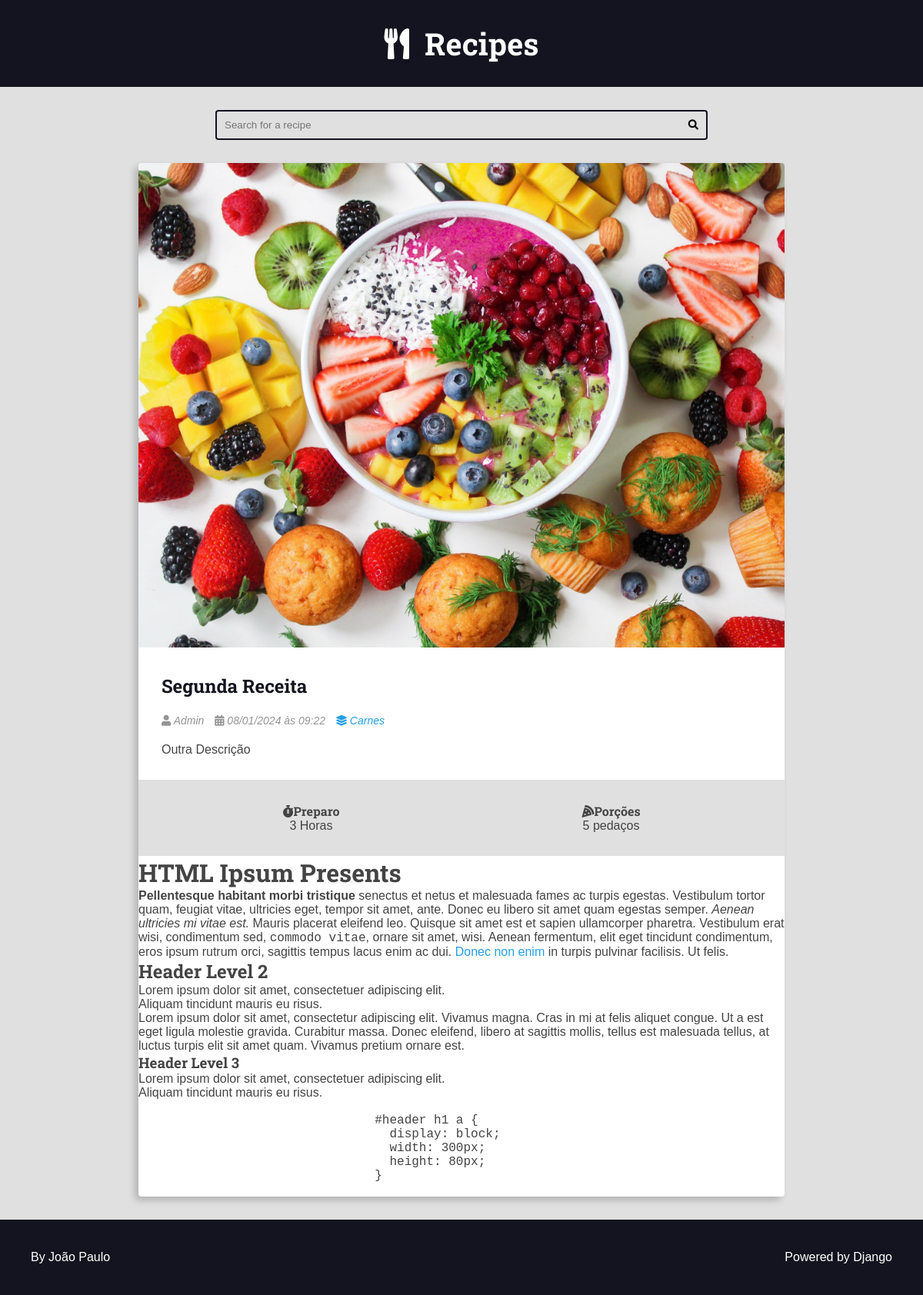
/recipes/1010/, run on the app's committed database.
### recipes/models.py (models this page shows, shortened)
class Recipe(models.Model):
    title = models.CharField(max_length=65)
    description = models.CharField(max_length=165)
    slug = models.SlugField(unique=True)
    preparation_time = models.IntegerField()
    preparation_time_unit = models.CharField(max_length=65)
    servings = models.IntegerField()
    servings_unit = models.CharField(max_length=65)
    preparation_steps = models.TextField()
    preparation_steps_is_html = models.BooleanField(default=False)
    created_at = models.DateTimeField(auto_now_add=True)
    update_at = models.DateTimeField(auto_now=True)
    is_published = models.BooleanField(default=False)
    cover = models.ImageField(upload_to='recipes/covers/%Y/%m/%d', blank=True,default='')
    category = models.ForeignKey(Category, on_delete = models.SET_NULL, null=True, blank=True,default=None)
    author = models.ForeignKey(User, on_delete = models.SET_NULL, null=True)

class Category(models.Model):
    name = models.CharField(max_length = 65)

### recipes/views.py (the view)
# urls.py: path('recipes/<int:id>/',views.recipe, name="recipe"),
def recipe(request, id):
    recipe = get_object_or_404(Recipe, pk=id, is_published=True,)
    return render(request, 'recipes/pages/recipe-view.html', context={
        'recipe': recipe,
        'is_detail_page': True,
    })

### recipes/templates/recipes/pages/recipe-view.html (shortened to what this page needs)
{% extends 'global/base.html' %}
{% block content %}
<div class="main-content main-content-detail container">
    {% include 'recipes/partials/recipe.html' %}
</div>
{% endblock content %}

### recipes/templates/recipes/partials/recipe.html (shortened to what this page needs)
<div class="recipe recipe-list-item">
    {% if recipe.cover %}
        <div class="recipe-cover">
            <a href="{% url 'recipes:recipe' recipe.id %}">
                <img src="{{ recipe.cover.url }}" alt="Temporário">
            </a>
        </div>
    {% endif %}
    <div class="recipe-title-container">
        <h2 class="recipe-title">
            <a href="{% url 'recipes:recipe' recipe.id %}">
        {{ recipe.title }}
            </a>
        </h2>
    </div>
    <div class="recipe-author">
        {% if recipe.author is not None %}
            <span class="recipe-author-item">
                <i class="fas fa-user"></i>
                {% if recipe.author.first_name %}
                    {{ recipe.author.first_name }} {{ recipe.author.last_name }}
                {% else %}
                    {{ recipe.author.username }}
                {% endif %}
            </span>
        {% endif %}
        <span class="recipe-author-item">
            <i class="fas fa-calendar-alt"></i>
            {{ recipe.created_at|date:"d/m/Y" }} às {{ recipe.created_at|date:"H:i" }}
        </span>
        {% if recipe.category is not None %}
            <span class="recipe-author-item">
                <a href="{% url 'recipes:category' recipe.category.id %}">
                    <i class="fas fa-layer-group"></i>
                    <span>{{recipe.category.name}}</span>
                </a>
            </span>
        {% endif %}
    </div>
    <div class="recipe-content">
        <p>{{ recipe.description }}</p>
    </div>
    <div class="recipe-meta-container">
        <div class="recipe-meta recipe-preparation">
            <h3 class="recipe-meta-title"><i class="fas fa-stopwatch"></i>Preparo</h3>
            <div class="recipe-meta-text">
                {{ recipe.preparation_time }} {{ recipe.preparation_time_unit }}
            </div>
        </div>
        <div class="recipe-meta recipe-servings">
            <h3 class="recipe-meta-title"><i class="fas fa-pizza-slice"></i>Porções</h3>
            <div class="recipe-meta-text">
                {{ recipe.servings }} {{ recipe.servings_unit }}
            </div>
        </div>
    </div>
    {% if is_detail_page is True %}
        <div class="preparation_steps">
            {% if recipe.preparation_steps_is_html is True %}
                {{ recipe.preparation_steps|safe }}
            {% else %}
                {{ recipe.preparation_steps|linebreaksbr }}
            {% endif %}
        </div>
    {% endif %}
</div>

### base_static/global/css/styles.css (style rules this page uses)
:root { --color-primary: #269fe6; --color-primary-hover: #2086c2; --color-primary-dark: #13141f; --color-primary-dark-hover: #212336; --color-primary-light: #d4ecfa; --color-primary-light-hover: #bdd8e7; --color-white: #fff; --color-black: #000; --color-dark-text: #444; --color-info-light: #cce5ff; --color-debug-light: #cce5ff; --color-success-light: #d4edda; --color-alert-light: #fff3cd; --color-warning-light: #fff3cd; --color-error-light: #f8d7da; --color-info-dark: #4d86c4; --color-debug-dark: #4d86c4; --color-success-dark: #4a9c5d; --color-alert-dark: #927f40; --color-warning-dark: #927f40; --color-error-dark: #da525d; --color-gray-0: #f9f9f9; --color-gray-1: #e0e0e0; --color-gray-2: #c7c7c7; --color-gray-3: #aeaeae; --color-gray-4: #959595; --color-gray-5: #7d7d7d; --color-gray-6: #646464; --color-gray-7: #4b4b4b; --color-gray-8: #323232; --color-gray-9: #191919; --font-primary: sans-serif; --font-headings: 'Roboto Slab', serif; --spacing-gutter-medium: 3rem; --spacing-gutter-large: 4rem; }
* { padding: 0; margin: 0; box-sizing: border-box; }
html { font-size: 62.5%; }
body { font-size: 1.6rem; font-family: var(--font-primary); background: var(--color-gray-1); color: var(--color-dark-text); }
a { color: var(--color-primary); text-decoration: none; }
h1, h2, h3, h4, h5, h6 { font-family: var(--font-headings); }
img { width: 100%; }
.container { max-width: 144rem; margin: 0 auto; padding: var(--spacing-gutter-medium); }
.main-content { padding-top: 0; }
.recipe { background: var(--color-white); box-shadow: -5px 5px 10px rgba(0, 0, 0, 0.2); transform: scale(1); transition: all 300ms ease-in-out; border-radius: 0.4rem; overflow: hidden; }
.recipe img { max-width: 100%; }
.recipe-list-item { max-width: 64rem; height: fit-content; }
.recipe-title-container { padding: var(--spacing-gutter-medium); padding-bottom: 2rem; }
.recipe-title-container a { text-decoration: none; color: var(--color-primary-dark); }
.recipe-author { padding: 0 var(--spacing-gutter-medium); }
.recipe-content { padding: var(--spacing-gutter-medium); padding-top: 2rem; }
.recipe-author-item { color: var(--color-gray-4); margin-right: 1rem; font-style: italic; font-size: 1.4rem; }
.recipe-author a { color: var(--color-primary); transition: all 300ms ease-in-out; text-decoration: none; }
.recipe-meta-container { display: flex; flex-flow: row wrap; padding: var(--spacing-gutter-medium); background: var(--color-gray-1); }
.recipe-meta { display: flex; flex-flow: column nowrap; flex-shrink: 1; flex-grow: 1; text-align: center; }
.recipe-meta-title { font-size: 1.6rem; }
.main-content-detail .recipe-list-item { max-width: 84rem; margin: 0 auto; }

### data on the page
Recipe: cover (picture), title "Segunda Receita", author.first_name "Admin", created_at "08/01/2024", created_at "09:22", category.name "Carnes", description "Outra Descrição", preparation_time "3", preparation_time_unit "Horas", servings "5", servings_unit "pedaços", preparation_steps "HTML Ipsum Presents Pellentesque habitant morbi tristique senectus et netus et malesuada fames ac turpis egestas. Vestibulum tortor quam, feugiat vitae, ultricies eget, tempor sit amet, ante. Donec eu libero sit amet quam egestas semper. Aenean ultricies mi vitae est. Mauris placerat eleifend leo. Quisque sit amet est et sapien ullamcorper pharetra. Vestibulum erat wisi, condimentum sed, commodo vitae , ornare sit amet, wisi. Aenean fermentum, elit eget tincidunt condimentum, eros ipsum rutrum orci, sagittis tempus lacus enim ac dui. Donec non enim in turpis pulvinar facilisis. Ut felis. Header Level 2 Lorem ipsum dolor sit amet, consectetuer adipiscing elit. Aliquam tincidunt mauris eu…"
